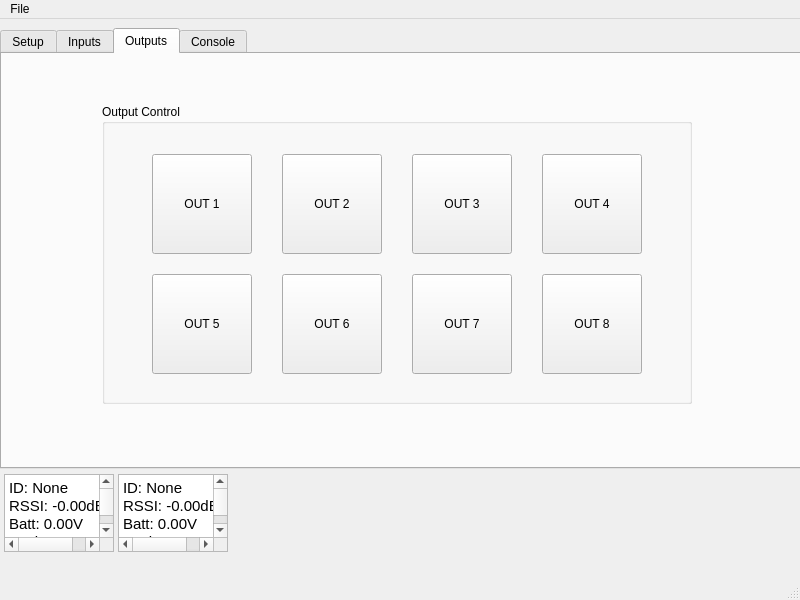
<?xml version="1.0" encoding="UTF-8"?>
<ui version="4.0">
 <class>main</class>
 <widget class="QMainWindow" name="main">
  <property name="geometry">
   <rect>
    <x>0</x>
    <y>0</y>
    <width>800</width>
    <height>600</height>
   </rect>
  </property>
  <property name="windowTitle">
   <string>main</string>
  </property>
  <widget class="QWidget" name="centralwidget">
   <widget class="QTabWidget" name="tabWidget">
    <property name="geometry">
     <rect>
      <x>0</x>
      <y>9</y>
      <width>801</width>
      <height>441</height>
     </rect>
    </property>
    <property name="currentIndex">
     <number>2</number>
    </property>
    <widget class="QWidget" name="Setup">
     <attribute name="title">
      <string>Setup</string>
     </attribute>
     <widget class="QGroupBox" name="groupBox">
      <property name="geometry">
       <rect>
        <x>10</x>
        <y>10</y>
        <width>321</width>
        <height>131</height>
       </rect>
      </property>
      <property name="title">
       <string>Connect to Device</string>
      </property>
      <widget class="QWidget" name="layoutWidget">
       <property name="geometry">
        <rect>
         <x>10</x>
         <y>30</y>
         <width>301</width>
         <height>91</height>
        </rect>
       </property>
       <layout class="QVBoxLayout" name="verticalLayout">
        <item>
         <widget class="QComboBox" name="comboBox"/>
        </item>
        <item>
         <widget class="QPushButton" name="connectButton">
          <property name="enabled">
           <bool>false</bool>
          </property>
          <property name="cursor">
           <cursorShape>PointingHandCursor</cursorShape>
          </property>
          <property name="text">
           <string>Connect</string>
          </property>
         </widget>
        </item>
       </layout>
      </widget>
     </widget>
     <widget class="QGroupBox" name="groupBox_3">
      <property name="geometry">
       <rect>
        <x>560</x>
        <y>10</y>
        <width>231</width>
        <height>361</height>
       </rect>
      </property>
      <property name="title">
       <string>LoRa Config</string>
      </property>
      <widget class="QGroupBox" name="frequencyGroup">
       <property name="geometry">
        <rect>
         <x>10</x>
         <y>30</y>
         <width>210</width>
         <height>70</height>
        </rect>
       </property>
       <property name="title">
        <string>Frequency (Mhz)</string>
       </property>
       <widget class="QPushButton" name="updateFreqButton">
        <property name="enabled">
         <bool>false</bool>
        </property>
        <property name="geometry">
         <rect>
          <x>128</x>
          <y>24</y>
          <width>71</width>
          <height>41</height>
         </rect>
        </property>
        <property name="text">
         <string>Update</string>
        </property>
       </widget>
       <widget class="QTextEdit" name="freqField">
        <property name="geometry">
         <rect>
          <x>10</x>
          <y>29</y>
          <width>111</width>
          <height>31</height>
         </rect>
        </property>
        <property name="html">
         <string>&lt;!DOCTYPE HTML PUBLIC &quot;-//W3C//DTD HTML 4.0//EN&quot; &quot;http://www.w3.org/TR/REC-html40/strict.dtd&quot;&gt;
&lt;html&gt;&lt;head&gt;&lt;meta name=&quot;qrichtext&quot; content=&quot;1&quot; /&gt;&lt;meta charset=&quot;utf-8&quot; /&gt;&lt;style type=&quot;text/css&quot;&gt;
p, li { white-space: pre-wrap; }
hr { height: 1px; border-width: 0; }
li.unchecked::marker { content: &quot;\2610&quot;; }
li.checked::marker { content: &quot;\2612&quot;; }
&lt;/style&gt;&lt;/head&gt;&lt;body style=&quot; font-family:'.AppleSystemUIFont'; font-size:13pt; font-weight:400; font-style:normal;&quot;&gt;
&lt;p style=&quot; margin-top:0px; margin-bottom:0px; margin-left:0px; margin-right:0px; -qt-block-indent:0; text-indent:0px;&quot;&gt;915.0&lt;/p&gt;&lt;/body&gt;&lt;/html&gt;</string>
        </property>
       </widget>
      </widget>
      <widget class="QGroupBox" name="gainGroup">
       <property name="geometry">
        <rect>
         <x>10</x>
         <y>110</y>
         <width>210</width>
         <height>70</height>
        </rect>
       </property>
       <property name="title">
        <string>Gain (dBm)</string>
       </property>
       <widget class="QPushButton" name="updateGainButton">
        <property name="enabled">
         <bool>false</bool>
        </property>
        <property name="geometry">
         <rect>
          <x>128</x>
          <y>24</y>
          <width>71</width>
          <height>41</height>
         </rect>
        </property>
        <property name="text">
         <string>Update</string>
        </property>
       </widget>
       <widget class="QTextEdit" name="gainField">
        <property name="geometry">
         <rect>
          <x>10</x>
          <y>29</y>
          <width>111</width>
          <height>31</height>
         </rect>
        </property>
        <property name="html">
         <string>&lt;!DOCTYPE HTML PUBLIC &quot;-//W3C//DTD HTML 4.0//EN&quot; &quot;http://www.w3.org/TR/REC-html40/strict.dtd&quot;&gt;
&lt;html&gt;&lt;head&gt;&lt;meta name=&quot;qrichtext&quot; content=&quot;1&quot; /&gt;&lt;meta charset=&quot;utf-8&quot; /&gt;&lt;style type=&quot;text/css&quot;&gt;
p, li { white-space: pre-wrap; }
hr { height: 1px; border-width: 0; }
li.unchecked::marker { content: &quot;\2610&quot;; }
li.checked::marker { content: &quot;\2612&quot;; }
&lt;/style&gt;&lt;/head&gt;&lt;body style=&quot; font-family:'.AppleSystemUIFont'; font-size:13pt; font-weight:400; font-style:normal;&quot;&gt;
&lt;p style=&quot; margin-top:0px; margin-bottom:0px; margin-left:0px; margin-right:0px; -qt-block-indent:0; text-indent:0px;&quot;&gt;20&lt;/p&gt;&lt;/body&gt;&lt;/html&gt;</string>
        </property>
       </widget>
      </widget>
      <widget class="QGroupBox" name="spreadingGroup">
       <property name="geometry">
        <rect>
         <x>10</x>
         <y>190</y>
         <width>210</width>
         <height>70</height>
        </rect>
       </property>
       <property name="title">
        <string>Spreading Factor (kHz)</string>
       </property>
       <widget class="QPushButton" name="updateSpreadButton">
        <property name="enabled">
         <bool>false</bool>
        </property>
        <property name="geometry">
         <rect>
          <x>128</x>
          <y>24</y>
          <width>71</width>
          <height>41</height>
         </rect>
        </property>
        <property name="text">
         <string>Update</string>
        </property>
       </widget>
       <widget class="QTextEdit" name="spreadingField">
        <property name="geometry">
         <rect>
          <x>10</x>
          <y>29</y>
          <width>111</width>
          <height>31</height>
         </rect>
        </property>
        <property name="html">
         <string>&lt;!DOCTYPE HTML PUBLIC &quot;-//W3C//DTD HTML 4.0//EN&quot; &quot;http://www.w3.org/TR/REC-html40/strict.dtd&quot;&gt;
&lt;html&gt;&lt;head&gt;&lt;meta name=&quot;qrichtext&quot; content=&quot;1&quot; /&gt;&lt;meta charset=&quot;utf-8&quot; /&gt;&lt;style type=&quot;text/css&quot;&gt;
p, li { white-space: pre-wrap; }
hr { height: 1px; border-width: 0; }
li.unchecked::marker { content: &quot;\2610&quot;; }
li.checked::marker { content: &quot;\2612&quot;; }
&lt;/style&gt;&lt;/head&gt;&lt;body style=&quot; font-family:'.AppleSystemUIFont'; font-size:13pt; font-weight:400; font-style:normal;&quot;&gt;
&lt;p style=&quot; margin-top:0px; margin-bottom:0px; margin-left:0px; margin-right:0px; -qt-block-indent:0; text-indent:0px;&quot;&gt;20&lt;/p&gt;&lt;/body&gt;&lt;/html&gt;</string>
        </property>
       </widget>
      </widget>
      <widget class="QGroupBox" name="bandwidthGroup">
       <property name="geometry">
        <rect>
         <x>10</x>
         <y>270</y>
         <width>210</width>
         <height>70</height>
        </rect>
       </property>
       <property name="title">
        <string>Bandwidth (kHz)</string>
       </property>
       <widget class="QPushButton" name="updateBandwidthButton">
        <property name="enabled">
         <bool>false</bool>
        </property>
        <property name="geometry">
         <rect>
          <x>128</x>
          <y>24</y>
          <width>71</width>
          <height>41</height>
         </rect>
        </property>
        <property name="text">
         <string>Update</string>
        </property>
       </widget>
       <widget class="QTextEdit" name="bandwidthField">
        <property name="geometry">
         <rect>
          <x>10</x>
          <y>29</y>
          <width>111</width>
          <height>31</height>
         </rect>
        </property>
        <property name="html">
         <string>&lt;!DOCTYPE HTML PUBLIC &quot;-//W3C//DTD HTML 4.0//EN&quot; &quot;http://www.w3.org/TR/REC-html40/strict.dtd&quot;&gt;
&lt;html&gt;&lt;head&gt;&lt;meta name=&quot;qrichtext&quot; content=&quot;1&quot; /&gt;&lt;meta charset=&quot;utf-8&quot; /&gt;&lt;style type=&quot;text/css&quot;&gt;
p, li { white-space: pre-wrap; }
hr { height: 1px; border-width: 0; }
li.unchecked::marker { content: &quot;\2610&quot;; }
li.checked::marker { content: &quot;\2612&quot;; }
&lt;/style&gt;&lt;/head&gt;&lt;body style=&quot; font-family:'.AppleSystemUIFont'; font-size:13pt; font-weight:400; font-style:normal;&quot;&gt;
&lt;p style=&quot; margin-top:0px; margin-bottom:0px; margin-left:0px; margin-right:0px; -qt-block-indent:0; text-indent:0px;&quot;&gt;20&lt;/p&gt;&lt;/body&gt;&lt;/html&gt;</string>
        </property>
       </widget>
      </widget>
     </widget>
    </widget>
    <widget class="QWidget" name="Console">
     <attribute name="title">
      <string>Inputs</string>
     </attribute>
     <widget class="QGroupBox" name="tareGroup">
      <property name="geometry">
       <rect>
        <x>10</x>
        <y>20</y>
        <width>91</width>
        <height>70</height>
       </rect>
      </property>
      <property name="title">
       <string>Tare (Zero)</string>
      </property>
      <widget class="QPushButton" name="updateTare">
       <property name="geometry">
        <rect>
         <x>10</x>
         <y>24</y>
         <width>71</width>
         <height>41</height>
        </rect>
       </property>
       <property name="text">
        <string>Update</string>
       </property>
      </widget>
     </widget>
     <widget class="QGroupBox" name="calibrateGroup">
      <property name="geometry">
       <rect>
        <x>110</x>
        <y>20</y>
        <width>210</width>
        <height>70</height>
       </rect>
      </property>
      <property name="title">
       <string>Calibrate (kg)</string>
      </property>
      <widget class="QPushButton" name="updateCalibrate">
       <property name="geometry">
        <rect>
         <x>128</x>
         <y>24</y>
         <width>71</width>
         <height>41</height>
        </rect>
       </property>
       <property name="text">
        <string>Update</string>
       </property>
      </widget>
      <widget class="QTextEdit" name="calibrateField">
       <property name="geometry">
        <rect>
         <x>10</x>
         <y>29</y>
         <width>111</width>
         <height>31</height>
        </rect>
       </property>
       <property name="html">
        <string>&lt;!DOCTYPE HTML PUBLIC &quot;-//W3C//DTD HTML 4.0//EN&quot; &quot;http://www.w3.org/TR/REC-html40/strict.dtd&quot;&gt;
&lt;html&gt;&lt;head&gt;&lt;meta name=&quot;qrichtext&quot; content=&quot;1&quot; /&gt;&lt;meta charset=&quot;utf-8&quot; /&gt;&lt;style type=&quot;text/css&quot;&gt;
p, li { white-space: pre-wrap; }
hr { height: 1px; border-width: 0; }
li.unchecked::marker { content: &quot;\2610&quot;; }
li.checked::marker { content: &quot;\2612&quot;; }
&lt;/style&gt;&lt;/head&gt;&lt;body style=&quot; font-family:'.AppleSystemUIFont'; font-size:13pt; font-weight:400; font-style:normal;&quot;&gt;
&lt;p style=&quot; margin-top:0px; margin-bottom:0px; margin-left:0px; margin-right:0px; -qt-block-indent:0; text-indent:0px;&quot;&gt;1.0&lt;/p&gt;&lt;/body&gt;&lt;/html&gt;</string>
       </property>
      </widget>
     </widget>
    </widget>
    <widget class="QWidget" name="Outputs">
     <attribute name="title">
      <string>Outputs</string>
     </attribute>
     <widget class="QGroupBox" name="groupBox_4">
      <property name="geometry">
       <rect>
        <x>100</x>
        <y>50</y>
        <width>590</width>
        <height>300</height>
       </rect>
      </property>
      <property name="title">
       <string>Output Control</string>
      </property>
      <widget class="QPushButton" name="outButton_4">
       <property name="geometry">
        <rect>
         <x>440</x>
         <y>50</y>
         <width>100</width>
         <height>100</height>
        </rect>
       </property>
       <property name="text">
        <string>OUT 4</string>
       </property>
      </widget>
      <widget class="QPushButton" name="outButton_1">
       <property name="geometry">
        <rect>
         <x>50</x>
         <y>50</y>
         <width>100</width>
         <height>100</height>
        </rect>
       </property>
       <property name="text">
        <string>OUT 1</string>
       </property>
      </widget>
      <widget class="QPushButton" name="outButton_6">
       <property name="geometry">
        <rect>
         <x>180</x>
         <y>170</y>
         <width>100</width>
         <height>100</height>
        </rect>
       </property>
       <property name="text">
        <string>OUT 6</string>
       </property>
      </widget>
      <widget class="QPushButton" name="outButton_3">
       <property name="geometry">
        <rect>
         <x>310</x>
         <y>50</y>
         <width>100</width>
         <height>100</height>
        </rect>
       </property>
       <property name="text">
        <string>OUT 3</string>
       </property>
      </widget>
      <widget class="QPushButton" name="outButton_5">
       <property name="geometry">
        <rect>
         <x>50</x>
         <y>170</y>
         <width>100</width>
         <height>100</height>
        </rect>
       </property>
       <property name="text">
        <string>OUT 5</string>
       </property>
      </widget>
      <widget class="QPushButton" name="outButton_7">
       <property name="geometry">
        <rect>
         <x>310</x>
         <y>170</y>
         <width>100</width>
         <height>100</height>
        </rect>
       </property>
       <property name="text">
        <string>OUT 7</string>
       </property>
      </widget>
      <widget class="QPushButton" name="outButton_2">
       <property name="geometry">
        <rect>
         <x>180</x>
         <y>50</y>
         <width>100</width>
         <height>100</height>
        </rect>
       </property>
       <property name="text">
        <string>OUT 2</string>
       </property>
      </widget>
      <widget class="QPushButton" name="outButton_8">
       <property name="geometry">
        <rect>
         <x>440</x>
         <y>170</y>
         <width>100</width>
         <height>100</height>
        </rect>
       </property>
       <property name="text">
        <string>OUT 8</string>
       </property>
      </widget>
     </widget>
    </widget>
    <widget class="QWidget" name="Inputs">
     <attribute name="title">
      <string>Console</string>
     </attribute>
     <widget class="QGroupBox" name="groupBox_2">
      <property name="geometry">
       <rect>
        <x>0</x>
        <y>0</y>
        <width>791</width>
        <height>411</height>
       </rect>
      </property>
      <property name="title">
       <string>Console</string>
      </property>
      <widget class="QTextEdit" name="consoleOutput">
       <property name="enabled">
        <bool>true</bool>
       </property>
       <property name="geometry">
        <rect>
         <x>10</x>
         <y>30</y>
         <width>771</width>
         <height>331</height>
        </rect>
       </property>
       <property name="mouseTracking">
        <bool>false</bool>
       </property>
       <property name="readOnly">
        <bool>true</bool>
       </property>
      </widget>
      <widget class="QPushButton" name="clearConsole">
       <property name="geometry">
        <rect>
         <x>640</x>
         <y>374</y>
         <width>141</width>
         <height>32</height>
        </rect>
       </property>
       <property name="text">
        <string>Clear</string>
       </property>
      </widget>
      <widget class="QTextEdit" name="consoleSend">
       <property name="enabled">
        <bool>true</bool>
       </property>
       <property name="geometry">
        <rect>
         <x>12</x>
         <y>373</y>
         <width>621</width>
         <height>30</height>
        </rect>
       </property>
       <property name="placeholderText">
        <string>Command</string>
       </property>
      </widget>
     </widget>
    </widget>
   </widget>
   <widget class="QTextEdit" name="thisRSSI">
    <property name="geometry">
     <rect>
      <x>4</x>
      <y>455</y>
      <width>110</width>
      <height>78</height>
     </rect>
    </property>
    <property name="autoFormatting">
     <set>QTextEdit::AutoFormattingFlag::AutoNone</set>
    </property>
    <property name="undoRedoEnabled">
     <bool>false</bool>
    </property>
    <property name="lineWrapMode">
     <enum>QTextEdit::LineWrapMode::NoWrap</enum>
    </property>
    <property name="readOnly">
     <bool>true</bool>
    </property>
    <property name="html">
     <string>&lt;!DOCTYPE HTML PUBLIC &quot;-//W3C//DTD HTML 4.0//EN&quot; &quot;http://www.w3.org/TR/REC-html40/strict.dtd&quot;&gt;
&lt;html&gt;&lt;head&gt;&lt;meta name=&quot;qrichtext&quot; content=&quot;1&quot; /&gt;&lt;meta charset=&quot;utf-8&quot; /&gt;&lt;style type=&quot;text/css&quot;&gt;
p, li { white-space: pre-wrap; }
hr { height: 1px; border-width: 0; }
li.unchecked::marker { content: &quot;\2610&quot;; }
li.checked::marker { content: &quot;\2612&quot;; }
&lt;/style&gt;&lt;/head&gt;&lt;body style=&quot; font-family:'.AppleSystemUIFont'; font-size:13pt; font-weight:400; font-style:normal;&quot;&gt;
&lt;p style=&quot; margin-top:0px; margin-bottom:0px; margin-left:0px; margin-right:0px; -qt-block-indent:0; text-indent:0px;&quot;&gt;&lt;span style=&quot; font-size:11pt;&quot;&gt;ID: None&lt;/span&gt;&lt;/p&gt;
&lt;p style=&quot; margin-top:0px; margin-bottom:0px; margin-left:0px; margin-right:0px; -qt-block-indent:0; text-indent:0px;&quot;&gt;&lt;span style=&quot; font-size:11pt;&quot;&gt;RSSI: -0.00dBm&lt;/span&gt;&lt;/p&gt;
&lt;p style=&quot; margin-top:0px; margin-bottom:0px; margin-left:0px; margin-right:0px; -qt-block-indent:0; text-indent:0px;&quot;&gt;&lt;span style=&quot; font-size:11pt;&quot;&gt;Batt: 0.00V&lt;/span&gt;&lt;/p&gt;
&lt;p style=&quot; margin-top:0px; margin-bottom:0px; margin-left:0px; margin-right:0px; -qt-block-indent:0; text-indent:0px;&quot;&gt;&lt;span style=&quot; font-size:11pt;&quot;&gt;Mode: None&lt;/span&gt;&lt;/p&gt;
&lt;p style=&quot; margin-top:0px; margin-bottom:0px; margin-left:0px; margin-right:0px; -qt-block-indent:0; text-indent:0px;&quot;&gt;&lt;span style=&quot; font-size:11pt;&quot;&gt;Stat: Error&lt;/span&gt;&lt;/p&gt;&lt;/body&gt;&lt;/html&gt;</string>
    </property>
   </widget>
   <widget class="QTextEdit" name="thatRSSI">
    <property name="geometry">
     <rect>
      <x>118</x>
      <y>455</y>
      <width>110</width>
      <height>78</height>
     </rect>
    </property>
    <property name="undoRedoEnabled">
     <bool>false</bool>
    </property>
    <property name="lineWrapMode">
     <enum>QTextEdit::LineWrapMode::NoWrap</enum>
    </property>
    <property name="readOnly">
     <bool>true</bool>
    </property>
    <property name="html">
     <string>&lt;!DOCTYPE HTML PUBLIC &quot;-//W3C//DTD HTML 4.0//EN&quot; &quot;http://www.w3.org/TR/REC-html40/strict.dtd&quot;&gt;
&lt;html&gt;&lt;head&gt;&lt;meta name=&quot;qrichtext&quot; content=&quot;1&quot; /&gt;&lt;meta charset=&quot;utf-8&quot; /&gt;&lt;style type=&quot;text/css&quot;&gt;
p, li { white-space: pre-wrap; }
hr { height: 1px; border-width: 0; }
li.unchecked::marker { content: &quot;\2610&quot;; }
li.checked::marker { content: &quot;\2612&quot;; }
&lt;/style&gt;&lt;/head&gt;&lt;body style=&quot; font-family:'.AppleSystemUIFont'; font-size:13pt; font-weight:400; font-style:normal;&quot;&gt;
&lt;p style=&quot; margin-top:0px; margin-bottom:0px; margin-left:0px; margin-right:0px; -qt-block-indent:0; text-indent:0px;&quot;&gt;&lt;span style=&quot; font-size:11pt;&quot;&gt;ID: None&lt;/span&gt;&lt;/p&gt;
&lt;p style=&quot; margin-top:0px; margin-bottom:0px; margin-left:0px; margin-right:0px; -qt-block-indent:0; text-indent:0px;&quot;&gt;&lt;span style=&quot; font-size:11pt;&quot;&gt;RSSI: -0.00dBm&lt;/span&gt;&lt;/p&gt;
&lt;p style=&quot; margin-top:0px; margin-bottom:0px; margin-left:0px; margin-right:0px; -qt-block-indent:0; text-indent:0px;&quot;&gt;&lt;span style=&quot; font-size:11pt;&quot;&gt;Batt: 0.00V&lt;/span&gt;&lt;/p&gt;
&lt;p style=&quot; margin-top:0px; margin-bottom:0px; margin-left:0px; margin-right:0px; -qt-block-indent:0; text-indent:0px;&quot;&gt;&lt;span style=&quot; font-size:11pt;&quot;&gt;Mode: None&lt;/span&gt;&lt;/p&gt;
&lt;p style=&quot; margin-top:0px; margin-bottom:0px; margin-left:0px; margin-right:0px; -qt-block-indent:0; text-indent:0px;&quot;&gt;&lt;span style=&quot; font-size:11pt;&quot;&gt;Stat: Error&lt;/span&gt;&lt;/p&gt;&lt;/body&gt;&lt;/html&gt;</string>
    </property>
   </widget>
  </widget>
  <widget class="QStatusBar" name="statusbar"/>
  <widget class="QMenuBar" name="menubar">
   <property name="geometry">
    <rect>
     <x>0</x>
     <y>0</y>
     <width>800</width>
     <height>37</height>
    </rect>
   </property>
   <widget class="QMenu" name="menuFile">
    <property name="title">
     <string>File</string>
    </property>
    <addaction name="actionSave_config"/>
   </widget>
   <addaction name="menuFile"/>
  </widget>
  <action name="actionSave_config">
   <property name="text">
    <string>Save config</string>
   </property>
  </action>
 </widget>
 <resources/>
 <connections/>
</ui>
